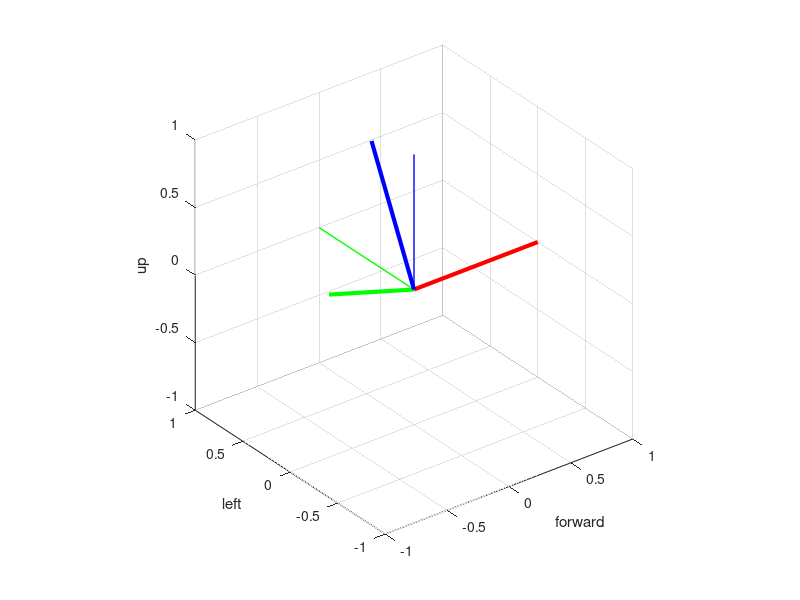

The MATLAB source for this figure:
close all; clear all; clc; home;

% 1) determine global Z axis using accelerometer
% 2) determine global X axis using magnetometer
% 3) determine global Y axis using cross of 1) and 2)
% 4) determine azimuth and elevation from magnetometer against 1,2,3)
% 5) determine roll using accelerometer against 1)

%% Define test vectors

% Generic test
%{
a = [0; 1; 1];              % Accelerometer reading
m = [1; -0.25; 0.25];        % Magnetometer reading
%}

% Horizontal (azimuth) test
%{
a = [0; 0; 1];
m = [1; 0.5774; 0];
%}

% Vertical (heading) test
%{
a = [-0.5; 0; 1];
m = [1; 0; 0.5];
%}

% Roll test
a = [0; 0.5; 1];
m = [1; 0; 0];

%% Define local coordinate system

x = [1; 0; 0];
y = [0; 1; 0];
z = [0; 0; 1];

%% Prepare measurements

an = a / norm(a);
mn = m / norm(m);

% define origin vector
O = [0; 0; 0];

% after normalisation, an (positive up) is the the Z axis
Z = an;             % Z is already normalised

% after normalisation, mn is identical to the X axis
X = mn;             % X is already normalised

% calculate global Y by crossing X and Z
Y = cross(Z, X);    % Y is already normalised

% For debugging purposes, re-generate X from Z and Y
%X = cross(Y,Z)

%% Calculate axis cross products

xX = cross(x, X)
xY = cross(x, Y)
xZ = cross(x, Z)

yX = cross(y, X)
yY = cross(y, Y)
yZ = cross(y, Z)

zX = cross(z, X)
zY = cross(z, Y)
zZ = cross(z, Z)

%% Calculate angles

azimuth = -atan2(xX(3),xY(3));
azimuthd = azimuth * 180/pi

heading = -atan2(yZ(3), zX(2));
headingd = heading * 180/pi

%% Plotting of the data

% Plot reference system 
figure;
ax = subplot(1, 1, 1);
plot3([O(1) X(1)], [O(2) X(2)], [O(3) X(3)], '-r', 'LineWidth', 3); hold on;
plot3([O(1) Y(1)], [O(2) Y(2)], [O(3) Y(3)], '-g', 'LineWidth', 3);
plot3([O(1) Z(1)], [O(2) Z(2)], [O(3) Z(3)], '-b', 'LineWidth', 3);

% Plot local coordinate system
plot3([O(1) x(1)], [O(2) x(2)], [O(3) x(3)], '-r', 'LineWidth', 1); hold on;
plot3([O(1) y(1)], [O(2) y(2)], [O(3) y(3)], '-g', 'LineWidth', 1);
plot3([O(1) z(1)], [O(2) z(2)], [O(3) z(3)], '-b', 'LineWidth', 1);

axis equal;
xlim([-1 1]);
ylim([-1 1]);
zlim([-1 1]);
grid on;

%set(ax, 'CameraUpVector', Z);
xlabel('forward');
ylabel('left');
zlabel('up');